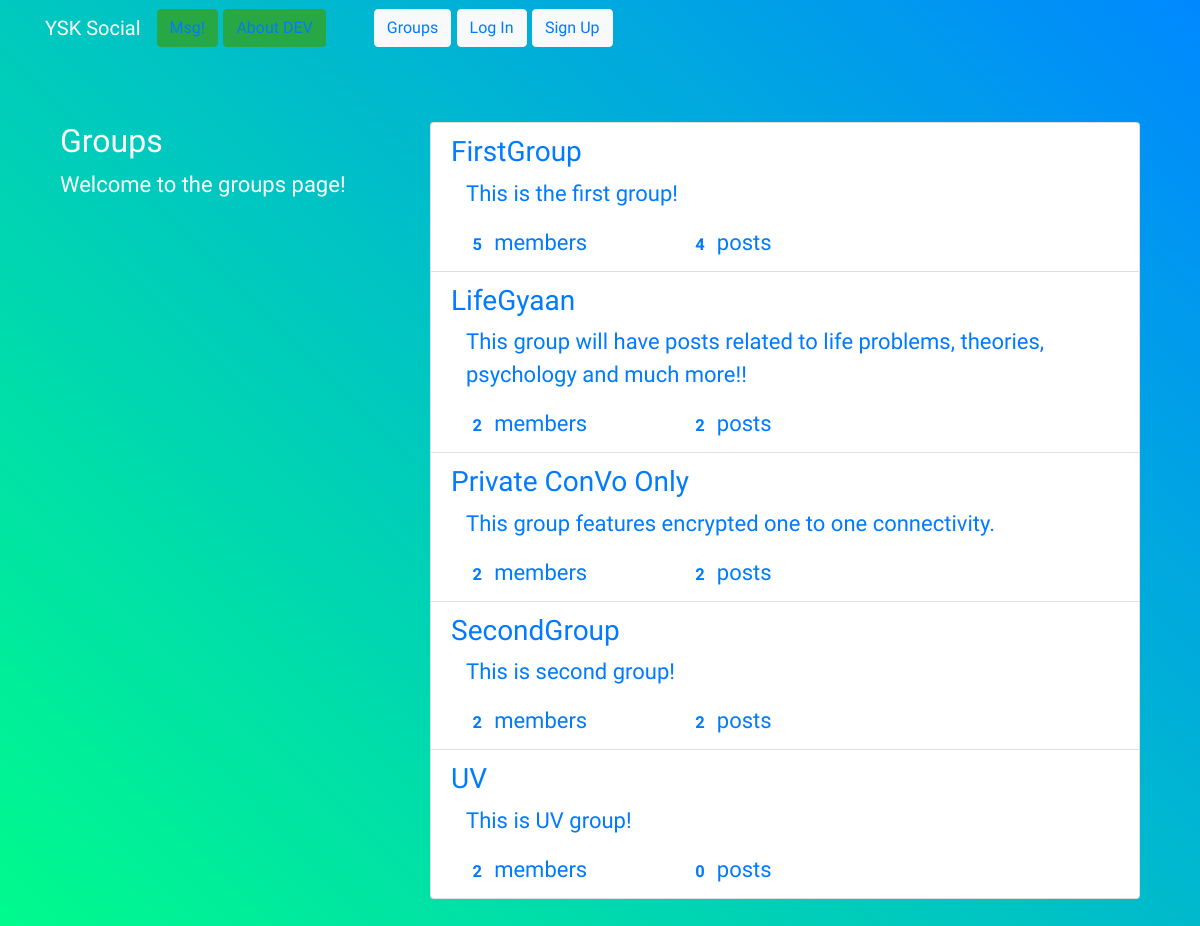
The app's page /groups/ with its own data.
### groups/models.py (models this page shows, shortened)
class Group(models.Model):
    name = models.CharField(max_length=255, unique=True)
    slug = models.SlugField(allow_unicode=True, unique=True)
    description = models.TextField(blank=True, default='')
    description_html = models.TextField(editable=False, default='', blank=True)
    members = models.ManyToManyField(User, through='GroupMember')
    class Meta:
        ordering = ['name']

### groups/views.py (the view)
# urls.py: path('', views.ListGroups.as_view(), name='all'),
class ListGroups(generic.ListView):
    model = Group

### groups/templates/groups/group_list.html (shortened to what this page needs)
{% extends 'groups/group_base.html' %}
{% block pregroup %}
  <div class="col-md-4">
    <div class="content">
      <h2>Groups</h2>
      <p>Welcome to the groups page!</p>
    </div>
  </div>
{% endblock %}
{% block group_content %}
  <div class="col-md-8">
    <div class="list-group">
      {% for group in object_list %}
      <a class='list-group-item' href="{% url 'groups:single' slug=group.slug %}">
        <h3 class='title list-group-item-heading'>{{group.name}}</h3>
        <div class="list-group-item-text container-fluid">
          {{group.description_html|safe}}
          <div class="row">
            <div class="col-md-4">
              <span class='badge'>{{group.members.count}}</span>
              member{{group.members.count|pluralize}}
            </div>
            <div class="col-md-4">
              <span class='badge'>{{group.posts.count}}</span>
              post{{group.posts.count|pluralize}}
            </div>
          </div>
        </div>
      </a>
      {% endfor %}
    </div>
  </div>
{% endblock %}

### static/starsocial/css/master.css (style rules this page uses)
html, body { margin: 0; overflow: hidden; background-color: #000000; color: white; overflow:auto; }
.loader { position:fixed; left:0; right:0; top:0; bottom:0; filter:hue-rotate(0deg); background:linear-gradient(45deg,#0f8,#08f); animation:hue 10000ms infinite linear; }

### templates/base.html (style rules this page uses)
body { font-family: 'Aladin';font-size: 22px; }

### records on screen
Group: name "FirstGroup", description_html "This is the first group!", members.count "5", posts.count "4"
Group: name "LifeGyaan", description_html "This group will have posts related to life problems, theories, psychology and much more!!", members.count "2", posts.count "2"
Group: name "Private ConVo Only", description_html "This group features encrypted one to one connectivity.", members.count "2", posts.count "2"
Group: name "SecondGroup", description_html "This is second group!", members.count "2", posts.count "2"
Group: name "UV", description_html "This is UV group!", members.count "2", posts.count "0"
